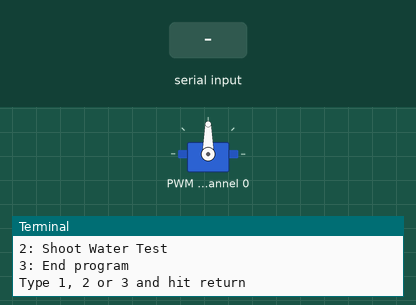
Simulated run of this program. Board: Raspberry Pi (BCM pin numbers). On the bench: servo, the last lines printed to the terminal. The inputs (shaded band) are chosen by the test bench. Random numbers come from a fixed seed; sound played through the audio output is not drawn and takes no time; servo angles are drawn from the pulse width (0.5 ms = 0°, 2.5 ms = 180°); library files of the repository ran but are not shown: PCA9685.py.

Above: at 1.2 s.
1.3 s: "1" typed at the terminal, then Enter
At 1.9 s:
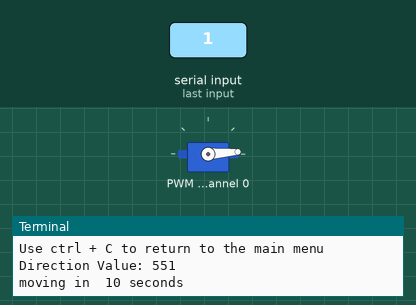
At 12.1 s:
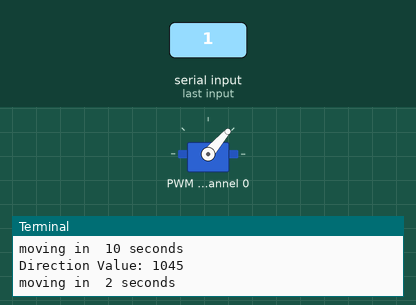
Timing chart, 0 to 15.0 s (numbered marks = the images above; inputs shaded):
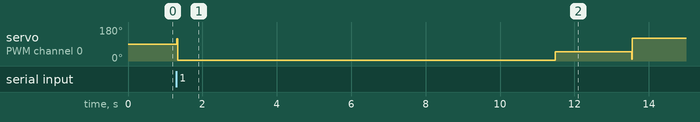

The program:

bluearmRanomPos.py
```python
import time
from PCA9685 import PCA9685
from time import ctime
import random
import os


print("start")

pwm = PCA9685(0x40)
pwm.setPWMFreq(50)


pwm.setServoPulse(0,1500) # starts at 300 to 2600... 1500is about middle

def pointInRandomDirection():
    randomDirectionValue=random.randint(1,2600)
    print("Direction Value:", randomDirectionValue)
    pwm.setServoPulse(0,randomDirectionValue)


    randomTimeValue=random.randint(1,15)
    print("moving in ", randomTimeValue, "seconds")
    #time.sleep(randomTimeValue)


    for x in range(randomTimeValue):
        time.sleep(1)
        os.system('mplayer pings.wav')

    pwm.setServoPulse(0,randomDirectionValue)


def mainMenu():

    while True:
        print("1: Scan area")

        print("2: Shoot Water Test")

        print("3: End program")


        choice = input("Type 1, 2 or 3 and hit return")

        if choice == "1":
            print("starting scan")
            os.system('mplayer haloo.wav')


            print("Use ctrl + C to return to the main menu")


            try:
                while True:
                    pointInRandomDirection()
                    randsound()

            except:
                pass

        elif choice == "2":
            print("Shooting water")
            os.system('mplayer target.wav')
            os.system('mplayer alarm.wav')


        elif choice == "3":
            print("exiting program")
            pwm.setServoPulse(0,1500) #return to start position
            os.system('mplayer shutdown.wav')
            os.system('mplayer goodnight.wav')
            return 0
            break

#os.system('mplayer activated.wav')


def randsound():

    randomSoundNumber=random.randint(1,10)

    if randomSoundNumber == 1:
        os.system('mplayer haloo.wav')
    elif randomSoundNumber == 2:
        os.system('mplayer anyonethere.wav')
    elif randomSoundNumber == 3:
        os.system('mplayer come.wav')
    elif randomSoundNumber == 4:
        os.system('mplayer search.wav')
    elif randomSoundNumber == 5:
        os.system('mplayer canvas.wav')
    elif randomSoundNumber == 6:
        os.system('mplayer friend.wav')
    elif randomSoundNumber == 7:
        os.system('mplayer hi.wav')
    elif randomSoundNumber == 8:
        os.system('mplayer stillthere.wav')
    elif randomSoundNumber == 9:
        os.system('mplayer whosthere.wav')
    else:
        print("Error playing sound")

os.system('mplayer turnon.wav')
mainMenu()
"""
time.sleep(1)
pwm.setServoPulse(0,600)
time.sleep(1)
pwm.setServoPulse(0,900)
time.sleep(1)
pwm.setServoPulse(0,1200)
time.sleep(1)
pwm.setServoPulse(0,1500)
time.sleep(1)

pwm.setServoPulse(0,1800)
time.sleep(1)
pwm.setServoPulse(0,2100)
time.sleep(1)
pwm.setServoPulse(0,2400)
time.sleep(1)
pwm.setServoPulse(0,2600)
"""

time.sleep(1)

#gpio.cleanup()

print("done")

            #EGG
```

Measured:
- after the input at 1.3 s, servo on PWM channel 0: 90° → 4° at once, → 49° 10.2 s later, → 121° 2.0 s later
